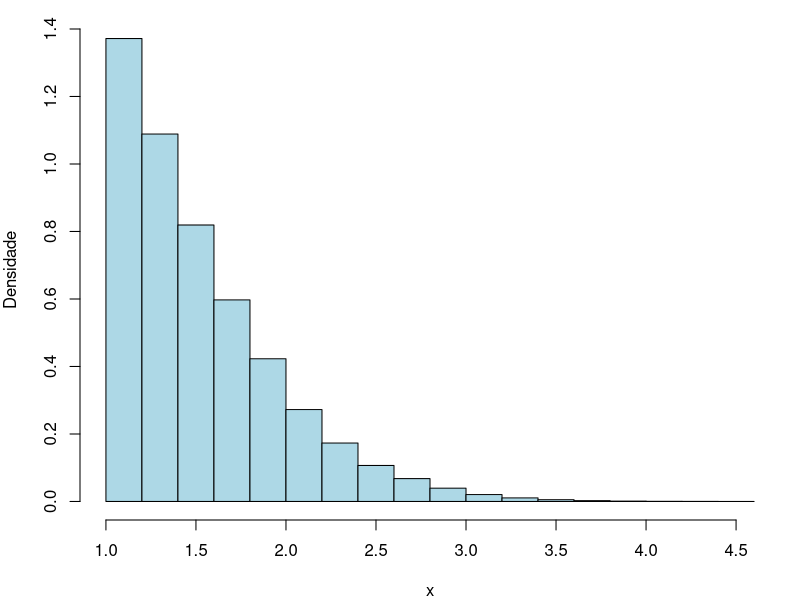

Source code (R): (Note: this script raises an error after producing the figure.)
## ---- chunk 1
library(knitr)
library(kableExtra)
library(ggplot2)
## ---- chunk 2
# parâmetros
set.seed(123456789)
k <- 100000
g <- function(x) exp(x)

# Monte Carlo simples
U_mc <- runif(k)
X_mc <- g(U_mc)
tc_mc <- mean(X_mc) # tc = theta chapéu
var_tc_mc <- var(X_mc) / k
ep_tc_mc <- sqrt(var_tc_mc)

# variável antitética
U_ant <- 1 - U_mc
Y_ant <- (g(U_mc) + g(U_ant)) / 2
tc_ant <- mean(Y_ant)
var_tc_ant <- var(Y_ant) / k
ep_tc_ant <- sqrt(var_tc_ant)

reducao <- ((var_tc_mc - var_tc_ant) / var_tc_mc) * 100 # em percentual
valor_exato <- exp(1) - 1

resultado <- data.frame(
  Método = c("Monte Carlo", "Antitética"),
  Estimativa = c(tc_mc, tc_ant),
  Variância = c(var_tc_mc, var_tc_ant),
  ErroPadrão = c(ep_tc_mc, ep_tc_ant)
)

kable(resultado)
cat("\nValor exato:", round(valor_exato, 7),
    "\nRedução percentual na variância:", round(reducao, 4), "%\n")
## ---- chunk 3

## ---- chunk 4

## ---- chunk 5

## ---- chunk 6
dnormtrunc <- function(x, mu=0, sigma=1, a, b){
  d <- dnorm(x, mu, sigma)/( pnorm(b, mu, sigma) - pnorm(a, mu, sigma) )
}

rnormtrunc <- function(n, mu=0, sigma=1, a, b){
  us <- runif(n)
  amostra <- qnorm( pnorm(a, mu, sigma) + 
                      ( pnorm(b, mu, sigma) - pnorm(a, mu, sigma) )*us, mu, sigma )
}

a=1
b=1000000 #Aproximacao de um numero muito grande como "infinito"
amostra_proposta <- rnormtrunc(100000, a=a, b=b)

par(mar = c(4, 4, 1, 1))
hist(amostra_proposta, col = "lightblue", xlab = expression(x), ylab = "Densidade", 
     prob = T, main = "")
grid <- seq(a, b, by = 0.01)
lines(grid, dnormtrunc(grid, a=a, b=b), col = "red", lwd = 2 )

## ---- chunk 7
N <- 100000
C <- 1 - pnorm(1)
amostras_x <- rnormtrunc(n = N, mu = 0, sigma = 1, a = 1, b = Inf)

estimativa_I <- mean(C * amostras_x^2)
valor_exato <- dnorm(1)

tabela <- data.frame(
  Metodo = c("Estimativa de Monte Carlo", "Valor Analitico"),
  Valor = c(estimativa_I, valor_exato)
)

kable(tabela, 
      caption = "Metodo para Integral",
      booktabs = T) %>%
    kable_styling(bootstrap_options = c("simple", "hover"), 
                  full_width = F,
                  position = "center")
## ---- chunk 8

## ---- chunk 9

## ---- chunk 10
mistura_em <- function(x, mu_init, sigma_init, p_init, max_iter = 100, tol = 1e-6) {
  n <- length(x)
  mu <- mu_init     
  sigma <- sigma_init
  p <- p_init
  
  log_veross <- numeric(max_iter)
  
  for (t in 1:max_iter){
    dcomp1 <- p * dnorm(x, mean = mu[1], sd = sigma[1])
    dcomp2 <- (1 - p) * dnorm(x, mean = mu[2], sd = sigma[2])
    
    dtotal <- dcomp1 + dcomp2
  
    
    gamma1 <- dcomp1 / dtotal 
    gamma2 <- dcomp2 / dtotal
    
    log_veross[t] <- sum(log(dtotal))
    
    n1 <- sum(gamma1)
    n2 <- sum(gamma2)
    
    p_cand <- n1 / n
    
    mu1_cand <- sum(gamma1 * x) / n1
    mu2_cand <- sum(gamma2 * x) / n2
    
    sigma1_sq_cand <- sum(gamma1 * (x - mu1_cand)^2) / n1
    sigma2_sq_cand <- sum(gamma2 * (x - mu2_cand)^2) / n2

    if (sigma1_sq_cand <= 0 || sigma2_sq_cand <= 0) {
      break
    }
    
    p <- p_cand
    mu <- c(mu1_cand, mu2_cand)
    sigma <- c(sqrt(sigma1_sq_cand), sqrt(sigma2_sq_cand))
    
    if (t > 1 && abs(log_veross[t] - log_veross[t-1]) < tol) {
      log_veross <- log_veross[1:t] 
      break
    }
  }
  
  return(list(
    p = p,
    mu = mu,
    sigma = sigma,
    log_veross = log_veross,
    iter = t,
    gammas = data.frame(gamma1 = gamma1, gamma2 = gamma2)
  ))
}
## ---- chunk 11
gerar_mistura <- function(n, p_verd, mu_verd, sigma_verd) {
  componente <- sample(1:2, size = n, replace = TRUE, prob = c(p_verd, 1 - p_verd))
  x <- ifelse(componente == 1, 
              rnorm(n, mean = mu_verd[1], sd = sigma_verd[1]),
              rnorm(n, mean = mu_verd[2], sd = sigma_verd[2]))
  return(x)
}

avaliar_cenario <- function(nome_cenario, n, p_verd, mu_verd, sigma_verd) {
  set.seed(123)
  
  x <- gerar_mistura(n, p_verd, mu_verd, sigma_verd)

  mu_init <- quantile(x, c(0.25, 0.75)) 
  sigma_init <- c(sd(x), sd(x))         
  p_init <- 0.5                          
  
  resultado_em <- mistura_em(x, mu_init, sigma_init, p_init)

  ordem_verd <- order(mu_verd)
  mu_verd <- mu_verd[ordem_verd]
  sigma_verd <- sigma_verd[ordem_verd]
  p_verd <- if (ordem_verd[1] == 1) p_verd else (1 - p_verd)

  ordem_est <- order(resultado_em$mu)
  mu_est <- resultado_em$mu[ordem_est]
  sigma_est <- resultado_em$sigma[ordem_est]
  p_est <- if (ordem_est[1] == 1) resultado_em$p else (1 - resultado_em$p)

  tabela_resultados <- data.frame(
    Parametros = c("p", "Mu", "Sigma"),
    Verdadeiro = c(
      sprintf("%.3f", p_verd),
      sprintf("(%.3f, %.3f)", mu_verd[1], mu_verd[2]),
      sprintf("(%.3f, %.3f)", sigma_verd[1], sigma_verd[2])
    ),
    Estimado_EM = c(
      sprintf("%.3f", p_est),
      sprintf("(%.3f, %.3f)", mu_est[1], mu_est[2]),
      sprintf("(%.3f, %.3f)", sigma_est[1], sigma_est[2])
    )
  )
  
  tabela_formatada <- kable(tabela_resultados,
                            booktabs = T) %>%
    kable_styling(bootstrap_options = c("simple", "hover"), 
                  full_width = F,
                  position = "center")
 
  densidade_mistura <- function(x, p, mu, sigma) {
    p * dnorm(x, mu[1], sigma[1]) + (1 - p) * dnorm(x, mu[2], sigma[2])
  }
  
  df_plot <- data.frame(x = x)
  
  p <- ggplot(df_plot, aes(x = x)) +
    geom_histogram(aes(y = ..density..), bins = 50, fill = "lightblue", 
                   color = "black", alpha = 0.7) +
    stat_function(fun = densidade_mistura, args = list(p = p_verd, mu = mu_verd, 
                                                       sigma = sigma_verd),
                  aes(color = "Verdadeira"), size = 1.2) +
    stat_function(fun = densidade_mistura, args = list(p = p_est, mu = mu_est, 
                                                       sigma = sigma_est),
                  aes(color = "Estimada"), size = 1.2, linetype = "dashed") +
    scale_color_manual(name = "Densidade", 
                       values = c("Verdadeira" = "red3", "Estimada" = "dodgerblue4")) +
    labs(title = nome_cenario,
         subtitle = paste("n =", n),
         x = "Valor",
         y = "Densidade") +
    theme_minimal()
  
  print(p)
  
  cat(paste("O algoritmo convergiu em", resultado_em$iter, "iterações"))
  
  return(tabela_formatada)
}
## ---- chunk 12
avaliar_cenario(
  nome_cenario = "Amostra Grande, Bem Separado",
  n = 2000,
  p_verd = 0.5,
  mu_verd = c(0, 5),
  sigma_verd = c(1, 1)
)
## ---- chunk 13
avaliar_cenario(
  nome_cenario = "Amostra Grande, Muito Próximo",
  n = 2000,
  p_verd = 0.5,
  mu_verd = c(0, 2),
  sigma_verd = c(1, 0.8)
)
## ---- chunk 14
avaliar_cenario(
  nome_cenario = "Amostra Pequena, Bem Separado",
  n = 200,
  p_verd = 0.5,
  mu_verd = c(0, 5),
  sigma_verd = c(1, 1)
)
## ---- chunk 15
avaliar_cenario(
  nome_cenario = "Amostra Pequena, Muito Próximo",
  n = 200,
  p_verd = 0.5,
  mu_verd = c(0, 2),
  sigma_verd = c(1, 0.8)
)
## ---- chunk 16
avaliar_cenario(
  nome_cenario = "Bem separado, p Deslabanceado",
  n = 700,
  p_verd = 0.3,
  mu_verd = c(0, 5),
  sigma_verd = c(1, 1)
)
## ---- chunk 17
avaliar_cenario(
  nome_cenario = "Muito Próximo, p Deslabanceado",
  n = 700,
  p_verd = 0.3,
  mu_verd = c(0, 2),
  sigma_verd = c(1, 0.8)
)
## ---- chunk 18
